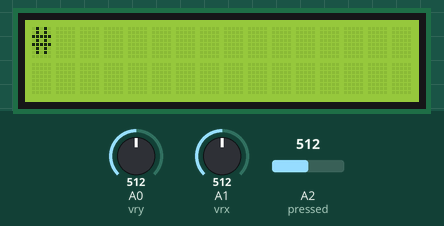
This sketch was run on a simulated Arduino Uno, built with avr-gcc and run on an emulated ATmega328P. Parts: 16×2 character LCD. Inputs (shaded band) come from the test bench; at power-on: A1 (vrx) = 512, A0 (vry) = 512, A2 (pressed) = 512.

Above: at 1.2 s.
1.3 s: A1 (vrx) set to 190
At 1.9 s:
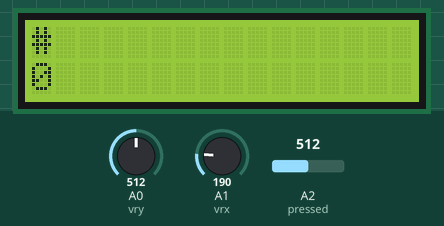
Timing chart, 0 to 4.3 s (numbered marks = the images above; inputs shaded):
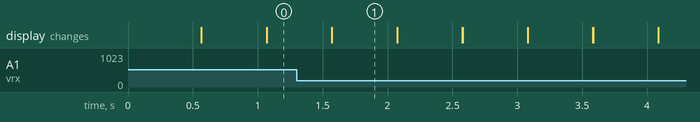

The sketch:

sketch_may22b.ino
```cpp
#include <LiquidCrystal.h>
LiquidCrystal lcd(12,11,10,7,6,5,4);

int vrx=A1;
int vry=A0;
int pressed=2;


int xval;
int yval;
int pr;


void setup() {
  lcd.begin(16,2);
  pinMode(vrx,INPUT);
  pinMode(vry,INPUT);
  pinMode(pressed,INPUT_PULLUP);
  Serial.begin(9600);

}

void loop() {
  xval=analogRead(vrx);
  yval=analogRead(vry);
  pr=analogRead(pressed);

  int x;
  int y;
  lcd.print("#");
  lcd.setCursor(0,5);
if(xval>900){
  lcd.setCursor(0,7);

    }

else if (xval<200){
 lcd.print(0,3);
  }
else if(yval>900){
    lcd.setCursor(0,5);
    }
else if(yval<200){
      lcd.setCursor(0,5);
      }


  delay(500);
  lcd.clear();

}
```

Measured:
- after the input at 1.3 s, the display: first differs from a run without the input after 0.27 s (image 1)
- what the display in image 1 shows lasts 0.5 s, from 1.6 s to 2.1 s
